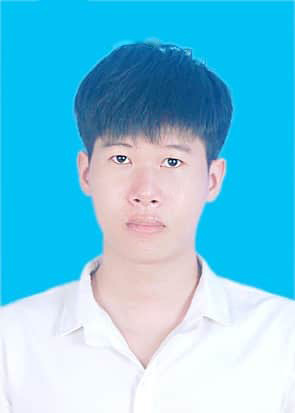
#> input picture MCL/Opencvdemo/vovanlinh3_4_cv.jpg, 295 x 413 px
$ python phanbietdoituongimg.py
#> lines starting #> are read from the running program, lines starting #| are printed output that depends on the picture; after the words box and inside, x2 and y2 are one past the last pixel; in counts of white or black regions, pixels touching at a corner belong together
# -*- coding: utf-8 -*-
"""
Created on Sat Jul 18 16:44:18 2020

@author: DELL
"""


import cv2
import numpy as np

def nothing(x):
    pass

cv2.namedWindow("Tracking")
cv2.createTrackbar("LH", "Tracking", 0, 255, nothing)
#> slider 'LH' is set to 51
cv2.createTrackbar("LS", "Tracking", 0, 255, nothing)
#> slider 'LS' is set to 51
cv2.createTrackbar("LV", "Tracking", 0, 255, nothing)
#> slider 'LV' is set to 51
cv2.createTrackbar("UH", "Tracking", 255, 255, nothing)
cv2.createTrackbar("US", "Tracking", 255, 255, nothing)
cv2.createTrackbar("UV", "Tracking", 255, 255, nothing)

while True:
    frame = cv2.imread('vovanlinh3_4_cv.jpg')
#> frame is the input picture: shape (413, 295, 3); mean B, G, R 227.6, 198.5, 111.4

    hsv = cv2.cvtColor(frame, cv2.COLOR_BGR2HSV)
#> hsv: shape (413, 295, 3); mean H, S, V 97.1, 140.6, 232.3

    l_h = cv2.getTrackbarPos("LH", "Tracking")
    l_s = cv2.getTrackbarPos("LS", "Tracking")
    l_v = cv2.getTrackbarPos("LV", "Tracking")

    u_h = cv2.getTrackbarPos("UH", "Tracking")
    u_s = cv2.getTrackbarPos("US", "Tracking")
    u_v = cv2.getTrackbarPos("UV", "Tracking")

    l_b = np.array([l_h, l_s, l_v])
    u_b = np.array([u_h, u_s, u_v])

    mask = cv2.inRange(hsv, l_b, u_b)
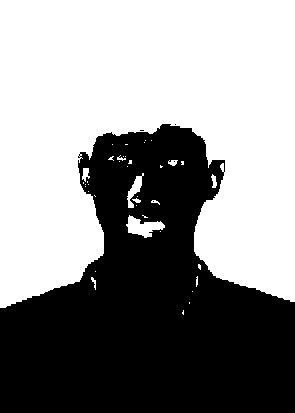
#> mask: shape (413, 295); 56.3% white; 5 black regions (4 under 20 px), largest, box (x1, y1, x2, y2) and area: (0, 124, 295, 413) 53282

    res = cv2.bitwise_and(frame, frame, mask=mask)
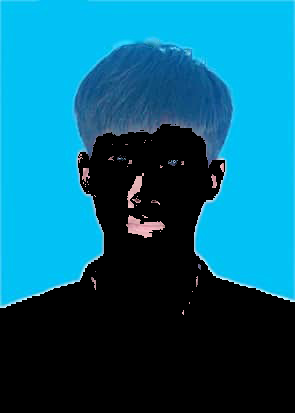
#> res: shape (413, 295, 3); mean B, G, R 126.2, 98.6, 8.2

    cv2.imshow("frame", frame)
    cv2.imshow("mask", mask)
    cv2.imshow("res", res)

    key = cv2.waitKey(1)
#> (key Esc is pressed here)
    if key == 27:
        break

cv2.destroyAllWindows()

$ run again, with MCL/Opencvdemo/apple.jpg copied over MCL/Opencvdemo/vovanlinh3_4_cv.jpg
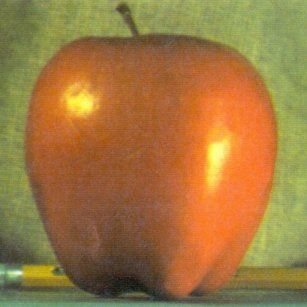
#> input picture MCL/Opencvdemo/apple.jpg, 307 x 307 px
#> frame is the input picture: shape (307, 307, 3); mean B, G, R 64.7, 119.7, 159
#> hsv: shape (307, 307, 3); mean H, S, V 21.8, 145.4, 163
#> `mask = cv2.inRange(hsv, l_b, u_b)`:
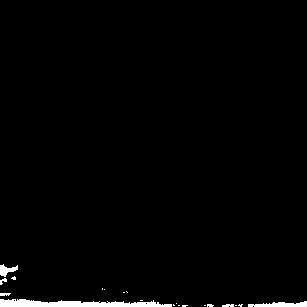
#> mask: shape (307, 307); 1.5% white; 20 white regions (14 under 20 px), largest, box (x1, y1, x2, y2) and area: (0, 299, 172, 307) 930, (248, 301, 307, 307) 230, (0, 264, 18, 277) 121, (222, 304, 234, 307) 30, (0, 293, 11, 296) 28, (0, 278, 7, 285) 26
